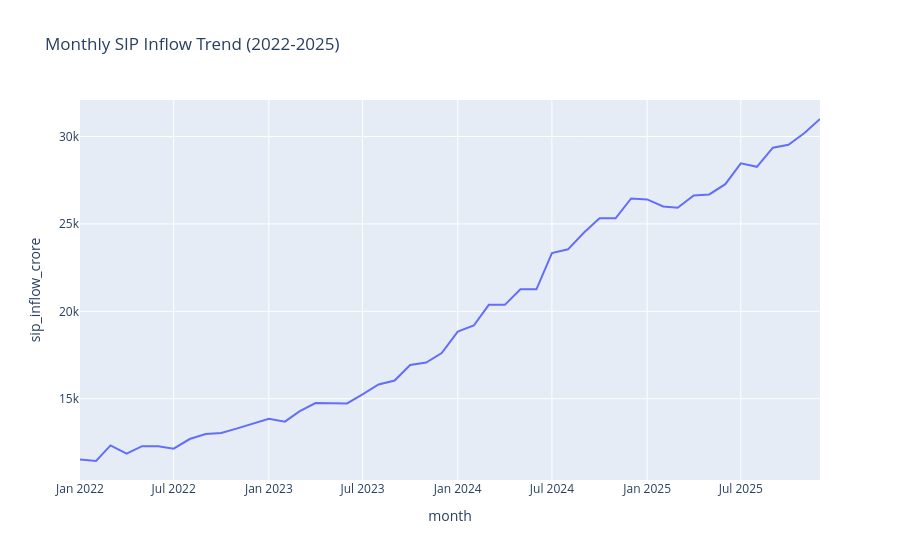

The notebook cell saved with this chart:
### Code cell
import pandas as pd
import plotly.express as px

sip['month'] = pd.to_datetime(sip['month'])

fig = px.line(
    sip,
    x='month',
    y='sip_inflow_crore',
    title='Monthly SIP Inflow Trend (2022-2025)'
)

fig.show()

### Figure 1 — Plotly figure (JSON) as saved in the notebook; plotly's stock layout.template omitted (floating-point values rounded to 4 significant figures)
{"data": [{"hovertemplate": "month=%{x}<br>sip_inflow_crore=%{y}<extra></extra>", "legendgroup": "", "line": {"color": "#636efa", "dash": "solid"}, "marker": {"symbol": "circle"}, "mode": "lines", "name": "", "orientation": "v", "showlegend": false, "type": "scatter", "x": ["2022-01-01T00:00:00", "2022-02-01T00:00:00", "2022-03-01T00:00:00", "2022-04-01T00:00:00", "2022-05-01T00:00:00", "2022-06-01T00:00:00", "2022-07-01T00:00:00", "2022-08-01T00:00:00", "2022-09-01T00:00:00", "2022-10-01T00:00:00", "2022-11-01T00:00:00", "2022-12-01T00:00:00", "2023-01-01T00:00:00", "2023-02-01T00:00:00", "2023-03-01T00:00:00", "2023-04-01T00:00:00", "2023-05-01T00:00:00", "2023-06-01T00:00:00", "2023-07-01T00:00:00", "2023-08-01T00:00:00", "2023-09-01T00:00:00", "2023-10-01T00:00:00", "2023-11-01T00:00:00", "2023-12-01T00:00:00", "2024-01-01T00:00:00", "2024-02-01T00:00:00", "2024-03-01T00:00:00", "2024-04-01T00:00:00", "2024-05-01T00:00:00", "2024-06-01T00:00:00", "2024-07-01T00:00:00", "2024-08-01T00:00:00", "2024-09-01T00:00:00", "2024-10-01T00:00:00", "2024-11-01T00:00:00", "2024-12-01T00:00:00", "2025-01-01T00:00:00", "2025-02-01T00:00:00", "2025-03-01T00:00:00", "2025-04-01T00:00:00", "2025-05-01T00:00:00", "2025-06-01T00:00:00", "2025-07-01T00:00:00", "2025-08-01T00:00:00", "2025-09-01T00:00:00", "2025-10-01T00:00:00", "2025-11-01T00:00:00", "2025-12-01T00:00:00"], "xaxis": "x", "y": [11517, 11438, 12328, 11863, 12286, 12276, 12140, 12694, 12976, 13040, 13306, 13573, 13856, 13687, 14276, 14749, 14749, 14734, 15245, 15814, 16042, 16928, 17073, 17610, 18838, 19187, 20371, 20371, 21262, 21262, 23332, 23547, 24509, 25323, 25320, 26459, 26400, 25999, 25926, 26632, 26688, 27274, 28464, 28265, 29361, 29529, 30200, 31002], "yaxis": "y"}], "layout": {"legend": {"tracegroupgap": 0}, "title": {"text": "Monthly SIP Inflow Trend (2022-2025)"}, "xaxis": {"anchor": "y", "domain": [0, 1], "title": {"text": "month"}}, "yaxis": {"anchor": "x", "domain": [0, 1], "title": {"text": "sip_inflow_crore"}}}}
